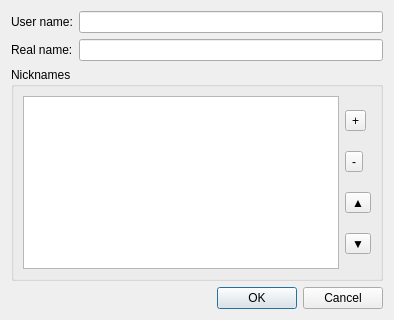
<?xml version="1.0" encoding="UTF-8"?>
<ui version="4.0">
 <class>Gui::IdentityDialog</class>
 <widget class="QDialog" name="Gui::IdentityDialog">
  <property name="geometry">
   <rect>
    <x>0</x>
    <y>0</y>
    <width>394</width>
    <height>320</height>
   </rect>
  </property>
  <property name="windowTitle">
   <string>Dialog</string>
  </property>
  <layout class="QVBoxLayout" name="verticalLayout">
   <item>
    <layout class="QFormLayout" name="formLayout">
     <item row="1" column="0">
      <widget class="QLabel" name="realNameLabel">
       <property name="text">
        <string>Real name:</string>
       </property>
       <property name="buddy">
        <cstring>realNameLineEdit</cstring>
       </property>
      </widget>
     </item>
     <item row="1" column="1">
      <widget class="QLineEdit" name="realNameLineEdit"/>
     </item>
     <item row="0" column="0">
      <widget class="QLabel" name="userNameLabel">
       <property name="text">
        <string>User name:</string>
       </property>
       <property name="buddy">
        <cstring>userNameLineEdit</cstring>
       </property>
      </widget>
     </item>
     <item row="0" column="1">
      <widget class="QLineEdit" name="userNameLineEdit"/>
     </item>
    </layout>
   </item>
   <item>
    <widget class="QGroupBox" name="nicknamesGroupBox">
     <property name="title">
      <string>Nicknames</string>
     </property>
     <layout class="QHBoxLayout" name="horizontalLayout_2">
      <item>
       <widget class="QListWidget" name="nicknamesListWidget">
        <property name="editTriggers">
         <set>QAbstractItemView::DoubleClicked|QAbstractItemView::EditKeyPressed|QAbstractItemView::SelectedClicked</set>
        </property>
        <property name="dragEnabled">
         <bool>true</bool>
        </property>
        <property name="dragDropMode">
         <enum>QAbstractItemView::InternalMove</enum>
        </property>
        <property name="defaultDropAction">
         <enum>Qt::MoveAction</enum>
        </property>
       </widget>
      </item>
      <item>
       <layout class="QVBoxLayout" name="verticalLayout_2">
        <item>
         <widget class="QToolButton" name="addToolButton">
          <property name="text">
           <string>+</string>
          </property>
          <property name="icon">
           <iconset theme="list-add" resource="resources.qrc">
            <normaloff>:/icons/resources/icons/list-add.png</normaloff>:/icons/resources/icons/list-add.png</iconset>
          </property>
         </widget>
        </item>
        <item>
         <widget class="QToolButton" name="deleteToolButton">
          <property name="text">
           <string>-</string>
          </property>
          <property name="icon">
           <iconset theme="list-remove" resource="resources.qrc">
            <normaloff>:/icons/resources/icons/list-remove.png</normaloff>:/icons/resources/icons/list-remove.png</iconset>
          </property>
         </widget>
        </item>
        <item>
         <widget class="QToolButton" name="upToolButton">
          <property name="text">
           <string>▲</string>
          </property>
          <property name="icon">
           <iconset theme="go-up" resource="resources.qrc">
            <normaloff>:/icons/resources/icons/go-up.png</normaloff>:/icons/resources/icons/go-up.png</iconset>
          </property>
         </widget>
        </item>
        <item>
         <widget class="QToolButton" name="downToolButton">
          <property name="text">
           <string>▼</string>
          </property>
          <property name="icon">
           <iconset theme="go-down" resource="resources.qrc">
            <normaloff>:/icons/resources/icons/go-down.png</normaloff>:/icons/resources/icons/go-down.png</iconset>
          </property>
         </widget>
        </item>
       </layout>
      </item>
     </layout>
    </widget>
   </item>
   <item>
    <widget class="QDialogButtonBox" name="buttonBox">
     <property name="orientation">
      <enum>Qt::Horizontal</enum>
     </property>
     <property name="standardButtons">
      <set>QDialogButtonBox::Cancel|QDialogButtonBox::Ok</set>
     </property>
    </widget>
   </item>
  </layout>
 </widget>
 <tabstops>
  <tabstop>userNameLineEdit</tabstop>
  <tabstop>realNameLineEdit</tabstop>
  <tabstop>nicknamesListWidget</tabstop>
  <tabstop>addToolButton</tabstop>
  <tabstop>upToolButton</tabstop>
  <tabstop>downToolButton</tabstop>
 </tabstops>
 <resources>
  <include location="resources.qrc"/>
 </resources>
 <connections>
  <connection>
   <sender>buttonBox</sender>
   <signal>accepted()</signal>
   <receiver>IdentityDialog</receiver>
   <slot>accept()</slot>
   <hints>
    <hint type="sourcelabel">
     <x>248</x>
     <y>254</y>
    </hint>
    <hint type="destinationlabel">
     <x>157</x>
     <y>274</y>
    </hint>
   </hints>
  </connection>
  <connection>
   <sender>buttonBox</sender>
   <signal>rejected()</signal>
   <receiver>IdentityDialog</receiver>
   <slot>reject()</slot>
   <hints>
    <hint type="sourcelabel">
     <x>316</x>
     <y>260</y>
    </hint>
    <hint type="destinationlabel">
     <x>286</x>
     <y>274</y>
    </hint>
   </hints>
  </connection>
 </connections>
</ui>
